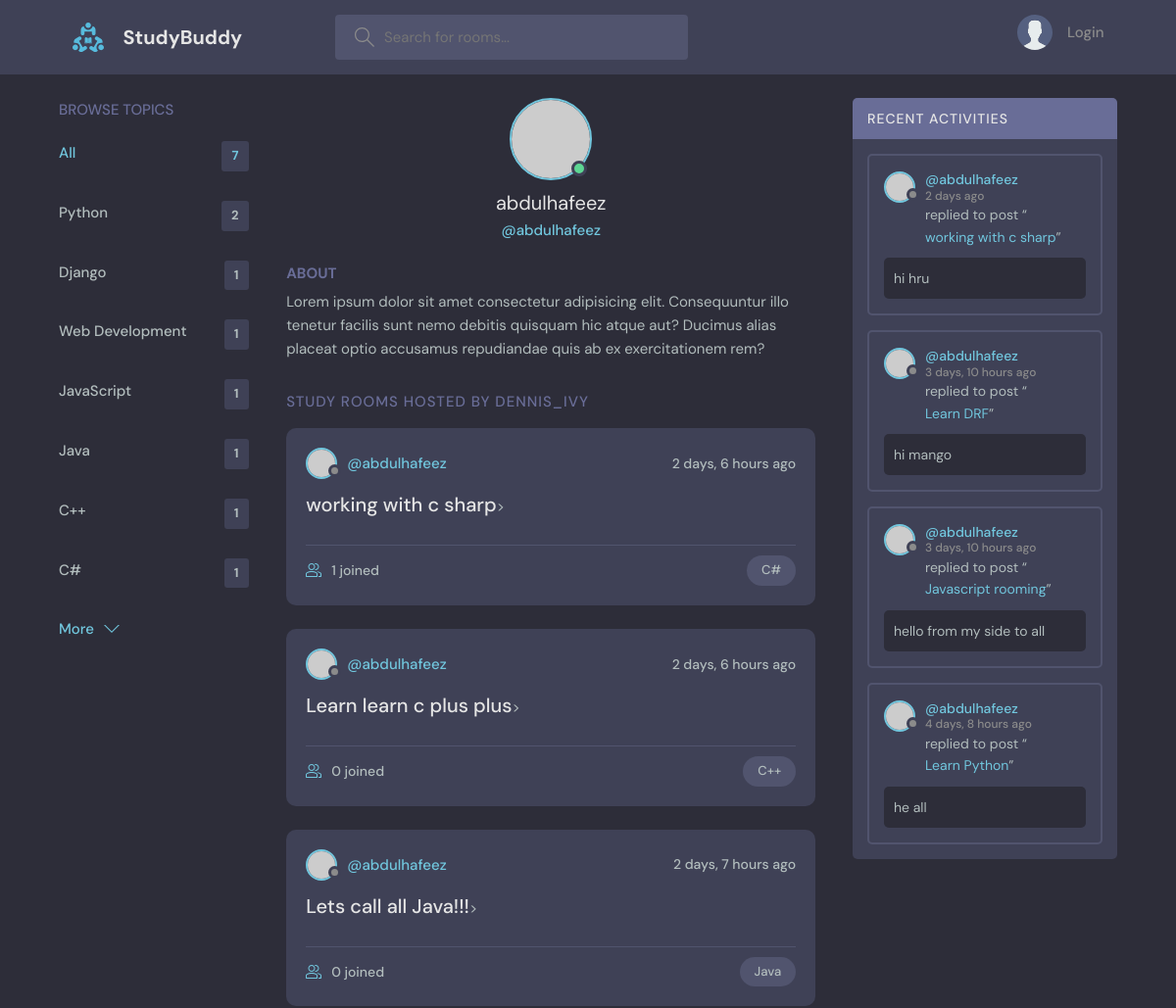
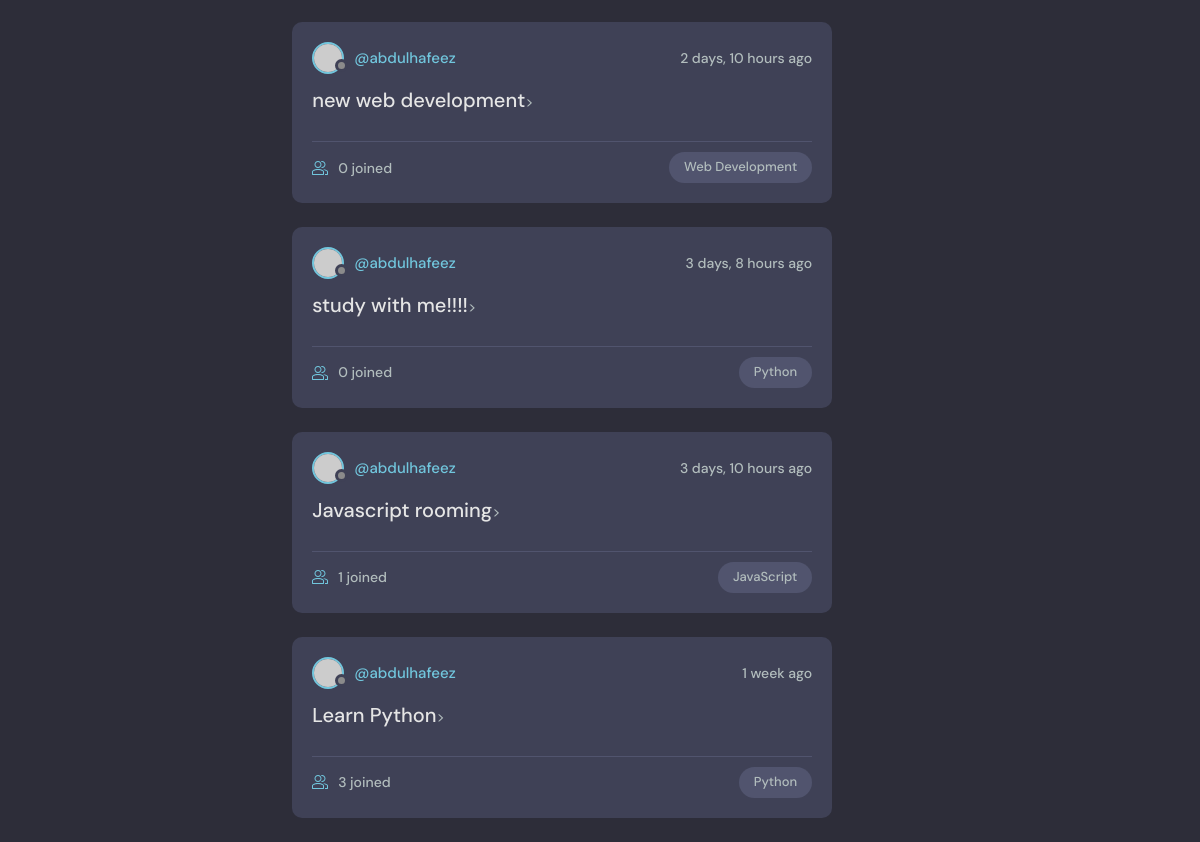
Page /profile/1/ on the committed database (2 pictures, top to bottom).
### base/models.py (models this page shows, shortened)
class Topic(models.Model):
    name = models.CharField(max_length=200)

class Room(models.Model):
    host = models.ForeignKey(User, on_delete=models.SET_NULL, null=True)
    topic = models.ForeignKey(Topic, on_delete=models.SET_NULL, null=True)
    name = models.CharField(max_length=200)
    description = models.TextField(null=True, blank=True)
    participants = models.ManyToManyField(User, related_name='participants', blank=True)
    updated = models.DateTimeField(auto_now=True)
    created = models.DateTimeField(auto_now_add=True)
    class Meta:
        ordering = ["-updated", "-created"]
    def __str__(self):
        return self.name

class Message(models.Model):
    user = models.ForeignKey(User, on_delete=models.CASCADE)
    room = models.ForeignKey(Room, on_delete=models.CASCADE)
    body = models.TextField()
    updated = models.DateTimeField(auto_now=True)
    created = models.DateTimeField(auto_now_add=True)
    class Meta:
        ordering = ["-updated", "-created"]

### base/views.py (the view)
# urls.py: path('profile/<str:pk>/', views.userProfile, name='user-profile'),
def userProfile(request, pk):
    user = User.objects.get(id=pk)
    rooms = user.room_set.all()
    room_messages = user.message_set.all()
    topics = Topic.objects.all()
    context = {'user': user, 'rooms': rooms, 'room_messages': room_messages, 'topics': topics}
    return render(request, 'base/profile.html', context)

### base/templates/base/profile.html (shortened to what this page needs)
{% extends 'main.html' %}
  {% block content %}
  <main class="profile-page layout layout--3">
    <div class="container">
      {% include 'base/topics_component.html' %}
      <div class="roomList">
        <div class="profile">
          <div class="profile__avatar">
            <div class="avatar avatar--large active">
              <img src="https://randomuser.me/api/portraits/men/11.jpg" />
            </div>
          </div>
          <div class="profile__info">
            <h3>{{user.username}}</h3>
            <p>@{{user.username}}</p>
          </div>
          <div class="profile__about">
            <h3>About</h3>
            <p>
              Lorem ipsum dolor sit amet consectetur adipisicing elit. Consequuntur illo tenetur
              facilis sunt nemo debitis quisquam hic atque aut? Ducimus alias placeat optio
              accusamus repudiandae quis ab ex exercitationem rem?
            </p>
          </div>
        </div>
        <div class="roomList__header">
          <div>
            <h2>Study Rooms Hosted by dennis_ivy</a>
            </h2>
          </div>
        </div>
      {% include 'base/feed_component.html' %}
      </div>
      {% include 'base/activity_component.html' %}
    </div>
  </main>
{% endblock content %}

### templates/main.html (shortened to what this page needs)
<!DOCTYPE html>
{%  load static %}
<html lang="en">
  <head>
    <link rel="stylesheet" href="{% static 'styles/style.css'  %}" />
  </head>
  <body>
    {% include 'navbar.html' %}
    {% block content %}
    {% endblock %}
  </body>
</html>

### templates/navbar.html (shortened to what this page needs)
{% load  static %}
<header class="header header--loggedIn">
      <div class="container">
        <a href="{% url 'home' %}" class="header__logo">
          <img src="{% static 'images/logo.svg' %}" />
          <h1>StudyBuddy</h1>
        </a>
        <form action="{% url 'home' %}" class="header__search" method="GET">
          <label>
            <input name="q" placeholder="Search for rooms..." />
          </label>
        </form>
        <nav class="header__menu">
         {% if request.user.is_authenticated %}
          <div class="header__user">
            <a href="{% url 'update-user' %}">
              <div class="avatar avatar--medium active">
                <img src="https://randomuser.me/api/portraits/men/37.jpg" />
              </div>
              <p>{{request.user.username}} <span>@{{request.user.username}}</span></p>
            </a>
            <button class="dropdown-button">
              <svg version="1.1" xmlns="http://www.w3.org/2000/svg" width="32" height="32" viewBox="0 0 32 32">
                <title>chevron-down</title>
                <path d="M16 21l-13-13h-3l16 16 16-16h-3l-13 13z"></path>
              </svg>
            </button>
          </div>
        {% else %}
         <a href="{% url 'login' %}">
            <img src="{% static 'images/avatar.svg'%} " />
            <p>Login</p>
          </a>
          {% endif %}
        </nav>
      </div>
    </header>

### base/templates/base/topics_component.html
<div class="topics">
          <div class="topics__header">
            <h2>Browse Topics</h2>
          </div>
          <ul class="topics__list">
            <li>
              <a href="{% url 'home' %}" class="active">All <span>{{topics.count}}</span></a>
            </li>
              {% for topic in topics %}
            <li>
              <a href="{% url 'home' %}?q={{topic.name}}">{{topic.name}} <span>{{topic.room_set.all.count}}</span></a>
            </li>
              {% endfor %}
          </ul>
          <a class="btn btn--link" href="topics.html">
            More
            <svg version="1.1" xmlns="http://www.w3.org/2000/svg" width="32" height="32" viewBox="0 0 32 32">
              <title>chevron-down</title>
              <path d="M16 21l-13-13h-3l16 16 16-16h-3l-13 13z"></path>
            </svg>
          </a>
</div>

### base/templates/base/feed_component.html (shortened to what this page needs)
 {% for room in rooms %}
<div class="roomListRoom">
            <div class="roomListRoom__header">
              <a href="{% url 'user-profile' room.host.id %}" class="roomListRoom__author">
                <div class="avatar avatar--small">
                  <img src="https://randomuser.me/api/portraits/women/11.jpg" />
                </div>
                <span>@{{room.host.username}}</span>
              </a>
              <div class="roomListRoom__actions">
                <span>{{room.created|timesince}} ago</span>
              </div>
            </div>
            <div class="roomListRoom__content">
              <a href="{% url 'room' room.id %}">{{room.name}}</a>>
            </div>
            <div class="roomListRoom__meta">
              <a href="{% url 'room' room.id %}" class="roomListRoom__joined">
                {{room.participants.all.count}} joined
              </a>
              <p class="roomListRoom__topic">{{room.topic.name}}</p>
            </div>
          </div>
  {% endfor %}

### base/templates/base/activity_component.html (shortened to what this page needs)
<div class="activities">
          <div class="activities__header">
            <h2>Recent Activities</h2>
          </div>
            {% for message in room_messages %}
          <div class="activities__box">
            <div class="activities__boxHeader roomListRoom__header">
              <a href="{% url 'user-profile' message.user.id %}" class="roomListRoom__author">
                <div class="avatar avatar--small">
                  <img src="https://randomuser.me/api/portraits/women/11.jpg" />
                </div>
                <p>
                  @{{message.user}}
                  <span>{{message.created|timesince}} ago</span>
                </p>
              </a>
            </div>
            <div class="activities__boxContent">
              <p>replied to post “<a href="{% url 'room' message.room.id %}">{{message.room}}</a>”</p>
              <div class="activities__boxRoomContent">
              {{message.body}}
              </div>
            </div>
          </div>
        {% endfor %}
        </div>

### rows in the picture
Topic: name "Python", room_set.all.count "2"
Topic: name "Django", room_set.all.count "1"
Topic: name "Web Development", room_set.all.count "1"
Topic: name "JavaScript", room_set.all.count "1"
Topic: name "Java", room_set.all.count "1"
Topic: name "C++", room_set.all.count "1"
Topic: name "C#", room_set.all.count "1"
Room: host.username "abdulhafeez", created "2 days, 6 hours", name "working with c sharp", participants.all.count "1", topic.name "C#"
Room: host.username "abdulhafeez", created "2 days, 6 hours", name "Learn learn c plus plus", participants.all.count "0", topic.name "C++"
Room: host.username "abdulhafeez", created "2 days, 7 hours", name "Lets call all Java!!!", participants.all.count "0", topic.name "Java"
Room: host.username "abdulhafeez", created "2 days, 10 hours", name "new web development", participants.all.count "0", topic.name "Web Development"
Room: host.username "abdulhafeez", created "3 days, 8 hours", name "study with me!!!!", participants.all.count "0", topic.name "Python"
Room: host.username "abdulhafeez", created "3 days, 10 hours", name "Javascript rooming", participants.all.count "1", topic.name "JavaScript"
Room: host.username "abdulhafeez", created "1 week", name "Learn Python", participants.all.count "3", topic.name "Python"
Message: user "abdulhafeez", created "2 days", room "working with c sharp", body "hi hru"
Message: user "abdulhafeez", created "3 days, 10 hours", room "Learn DRF", body "hi mango"
Message: user "abdulhafeez", created "3 days, 10 hours", room "Javascript rooming", body "hello from my side to all"
Message: user "abdulhafeez", created "4 days, 8 hours", room "Learn Python", body "he all"

### other values in the picture
{{ topics.count }} "7"
{{ user.username }} "abdulhafeez"
